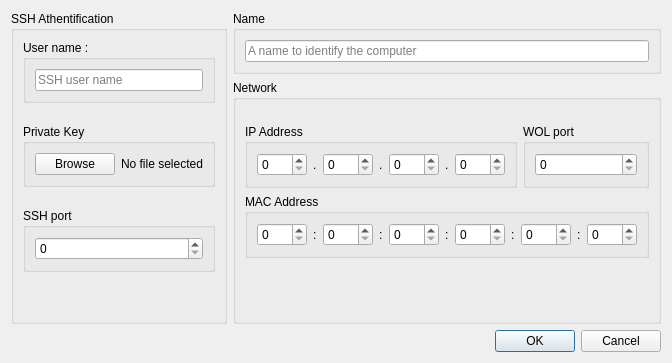
<?xml version="1.0" encoding="UTF-8"?>
<ui version="4.0">
 <class>computerInfo</class>
 <widget class="QDialog" name="computerInfo">
  <property name="geometry">
   <rect>
    <x>0</x>
    <y>0</y>
    <width>666</width>
    <height>379</height>
   </rect>
  </property>
  <property name="sizePolicy">
   <sizepolicy hsizetype="Preferred" vsizetype="Fixed">
    <horstretch>0</horstretch>
    <verstretch>0</verstretch>
   </sizepolicy>
  </property>
  <property name="windowTitle">
   <string>Dialog</string>
  </property>
  <layout class="QVBoxLayout" name="verticalLayout_4">
   <property name="sizeConstraint">
    <enum>QLayout::SizeConstraint::SetFixedSize</enum>
   </property>
   <item>
    <layout class="QHBoxLayout" name="horizontalLayout_5">
     <item>
      <widget class="QGroupBox" name="groupBox_5">
       <property name="title">
        <string>SSH Athentification</string>
       </property>
       <layout class="QVBoxLayout" name="verticalLayout">
        <item>
         <widget class="QGroupBox" name="groupBox_8">
          <property name="title">
           <string>User name :</string>
          </property>
          <layout class="QHBoxLayout" name="horizontalLayout_8">
           <item>
            <widget class="QLineEdit" name="userNameLineEdit">
             <property name="placeholderText">
              <string>SSH user name</string>
             </property>
            </widget>
           </item>
          </layout>
         </widget>
        </item>
        <item>
         <spacer name="verticalSpacer">
          <property name="orientation">
           <enum>Qt::Orientation::Vertical</enum>
          </property>
          <property name="sizeType">
           <enum>QSizePolicy::Policy::Fixed</enum>
          </property>
          <property name="sizeHint" stdset="0">
           <size>
            <width>20</width>
            <height>15</height>
           </size>
          </property>
         </spacer>
        </item>
        <item>
         <widget class="QGroupBox" name="groupBox_3">
          <property name="title">
           <string>Private Key</string>
          </property>
          <layout class="QHBoxLayout" name="horizontalLayout_3">
           <item>
            <widget class="QPushButton" name="browsePrivateKeyButton">
             <property name="text">
              <string>Browse</string>
             </property>
             <property name="icon">
              <iconset theme="QIcon::ThemeIcon::FolderOpen"/>
             </property>
            </widget>
           </item>
           <item>
            <widget class="QLabel" name="privateKeyPathLabel">
             <property name="text">
              <string>No file selected</string>
             </property>
            </widget>
           </item>
          </layout>
         </widget>
        </item>
        <item>
         <spacer name="verticalSpacer_5">
          <property name="orientation">
           <enum>Qt::Orientation::Vertical</enum>
          </property>
          <property name="sizeType">
           <enum>QSizePolicy::Policy::Fixed</enum>
          </property>
          <property name="sizeHint" stdset="0">
           <size>
            <width>20</width>
            <height>15</height>
           </size>
          </property>
         </spacer>
        </item>
        <item>
         <widget class="QGroupBox" name="groupBox_9">
          <property name="title">
           <string>SSH port</string>
          </property>
          <layout class="QVBoxLayout" name="verticalLayout_5">
           <item>
            <widget class="QSpinBox" name="sshPortSpinBox">
             <property name="maximum">
              <number>65535</number>
             </property>
            </widget>
           </item>
          </layout>
         </widget>
        </item>
        <item>
         <spacer name="verticalSpacer_3">
          <property name="orientation">
           <enum>Qt::Orientation::Vertical</enum>
          </property>
          <property name="sizeHint" stdset="0">
           <size>
            <width>20</width>
            <height>40</height>
           </size>
          </property>
         </spacer>
        </item>
       </layout>
      </widget>
     </item>
     <item>
      <layout class="QVBoxLayout" name="verticalLayout_3">
       <item>
        <widget class="QGroupBox" name="groupBox_7">
         <property name="title">
          <string>Name</string>
         </property>
         <layout class="QHBoxLayout" name="horizontalLayout_7">
          <item>
           <widget class="QLineEdit" name="computerNameLineEdit">
            <property name="placeholderText">
             <string>A name to identify the computer</string>
            </property>
           </widget>
          </item>
         </layout>
        </widget>
       </item>
       <item>
        <widget class="QGroupBox" name="groupBox_6">
         <property name="title">
          <string>Network</string>
         </property>
         <layout class="QVBoxLayout" name="verticalLayout_2">
          <item>
           <spacer name="verticalSpacer_4">
            <property name="orientation">
             <enum>Qt::Orientation::Vertical</enum>
            </property>
            <property name="sizeType">
             <enum>QSizePolicy::Policy::Fixed</enum>
            </property>
            <property name="sizeHint" stdset="0">
             <size>
              <width>20</width>
              <height>15</height>
             </size>
            </property>
           </spacer>
          </item>
          <item>
           <layout class="QHBoxLayout" name="horizontalLayout_6">
            <item>
             <widget class="QGroupBox" name="groupBox">
              <property name="title">
               <string>IP Address</string>
              </property>
              <layout class="QHBoxLayout" name="horizontalLayout">
               <item>
                <widget class="QSpinBox" name="Ip1spinBox">
                 <property name="minimumSize">
                  <size>
                   <width>50</width>
                   <height>0</height>
                  </size>
                 </property>
                 <property name="maximum">
                  <number>255</number>
                 </property>
                </widget>
               </item>
               <item>
                <widget class="QLabel" name="label">
                 <property name="text">
                  <string>.</string>
                 </property>
                </widget>
               </item>
               <item>
                <widget class="QSpinBox" name="Ip2spinBox">
                 <property name="minimumSize">
                  <size>
                   <width>50</width>
                   <height>0</height>
                  </size>
                 </property>
                 <property name="maximum">
                  <number>255</number>
                 </property>
                </widget>
               </item>
               <item>
                <widget class="QLabel" name="label_2">
                 <property name="text">
                  <string>.</string>
                 </property>
                </widget>
               </item>
               <item>
                <widget class="QSpinBox" name="Ip3spinBox">
                 <property name="minimumSize">
                  <size>
                   <width>50</width>
                   <height>0</height>
                  </size>
                 </property>
                 <property name="maximum">
                  <number>255</number>
                 </property>
                </widget>
               </item>
               <item>
                <widget class="QLabel" name="label_3">
                 <property name="text">
                  <string>.</string>
                 </property>
                </widget>
               </item>
               <item>
                <widget class="QSpinBox" name="Ip4spinBox">
                 <property name="minimumSize">
                  <size>
                   <width>50</width>
                   <height>0</height>
                  </size>
                 </property>
                 <property name="maximum">
                  <number>255</number>
                 </property>
                </widget>
               </item>
              </layout>
             </widget>
            </item>
            <item>
             <widget class="QGroupBox" name="groupBox_4">
              <property name="title">
               <string>WOL port</string>
              </property>
              <layout class="QHBoxLayout" name="horizontalLayout_4">
               <item>
                <widget class="QSpinBox" name="WolSpinBox">
                 <property name="maximum">
                  <number>65535</number>
                 </property>
                </widget>
               </item>
              </layout>
             </widget>
            </item>
           </layout>
          </item>
          <item>
           <widget class="QGroupBox" name="groupBox_2">
            <property name="title">
             <string>MAC Address</string>
            </property>
            <layout class="QHBoxLayout" name="horizontalLayout_2">
             <item>
              <widget class="QSpinBox" name="Mac1SpinBox">
               <property name="minimumSize">
                <size>
                 <width>50</width>
                 <height>0</height>
                </size>
               </property>
               <property name="maximum">
                <number>255</number>
               </property>
               <property name="displayIntegerBase">
                <number>16</number>
               </property>
              </widget>
             </item>
             <item>
              <widget class="QLabel" name="label_4">
               <property name="text">
                <string>:</string>
               </property>
              </widget>
             </item>
             <item>
              <widget class="QSpinBox" name="Mac2SpinBox">
               <property name="minimumSize">
                <size>
                 <width>50</width>
                 <height>0</height>
                </size>
               </property>
               <property name="maximum">
                <number>255</number>
               </property>
               <property name="displayIntegerBase">
                <number>16</number>
               </property>
              </widget>
             </item>
             <item>
              <widget class="QLabel" name="label_5">
               <property name="text">
                <string>:</string>
               </property>
              </widget>
             </item>
             <item>
              <widget class="QSpinBox" name="Mac3SpinBox">
               <property name="minimumSize">
                <size>
                 <width>50</width>
                 <height>0</height>
                </size>
               </property>
               <property name="maximum">
                <number>255</number>
               </property>
               <property name="displayIntegerBase">
                <number>16</number>
               </property>
              </widget>
             </item>
             <item>
              <widget class="QLabel" name="label_6">
               <property name="text">
                <string>:</string>
               </property>
              </widget>
             </item>
             <item>
              <widget class="QSpinBox" name="Mac4SpinBox">
               <property name="minimumSize">
                <size>
                 <width>50</width>
                 <height>0</height>
                </size>
               </property>
               <property name="maximum">
                <number>255</number>
               </property>
               <property name="displayIntegerBase">
                <number>16</number>
               </property>
              </widget>
             </item>
             <item>
              <widget class="QLabel" name="label_7">
               <property name="text">
                <string>:</string>
               </property>
              </widget>
             </item>
             <item>
              <widget class="QSpinBox" name="Mac5SpinBox">
               <property name="minimumSize">
                <size>
                 <width>50</width>
                 <height>0</height>
                </size>
               </property>
               <property name="maximum">
                <number>255</number>
               </property>
               <property name="displayIntegerBase">
                <number>16</number>
               </property>
              </widget>
             </item>
             <item>
              <widget class="QLabel" name="label_8">
               <property name="text">
                <string>:</string>
               </property>
              </widget>
             </item>
             <item>
              <widget class="QSpinBox" name="Mac6SpinBox">
               <property name="minimumSize">
                <size>
                 <width>50</width>
                 <height>0</height>
                </size>
               </property>
               <property name="maximum">
                <number>255</number>
               </property>
               <property name="displayIntegerBase">
                <number>16</number>
               </property>
              </widget>
             </item>
            </layout>
           </widget>
          </item>
          <item>
           <spacer name="verticalSpacer_2">
            <property name="orientation">
             <enum>Qt::Orientation::Vertical</enum>
            </property>
            <property name="sizeHint" stdset="0">
             <size>
              <width>20</width>
              <height>40</height>
             </size>
            </property>
           </spacer>
          </item>
         </layout>
        </widget>
       </item>
      </layout>
     </item>
    </layout>
   </item>
   <item>
    <widget class="QDialogButtonBox" name="buttonBox">
     <property name="orientation">
      <enum>Qt::Orientation::Horizontal</enum>
     </property>
     <property name="standardButtons">
      <set>QDialogButtonBox::StandardButton::Cancel|QDialogButtonBox::StandardButton::Ok</set>
     </property>
    </widget>
   </item>
  </layout>
 </widget>
 <resources/>
 <connections>
  <connection>
   <sender>buttonBox</sender>
   <signal>accepted()</signal>
   <receiver>computerInfo</receiver>
   <slot>accept()</slot>
   <hints>
    <hint type="sourcelabel">
     <x>248</x>
     <y>254</y>
    </hint>
    <hint type="destinationlabel">
     <x>157</x>
     <y>274</y>
    </hint>
   </hints>
  </connection>
  <connection>
   <sender>buttonBox</sender>
   <signal>rejected()</signal>
   <receiver>computerInfo</receiver>
   <slot>reject()</slot>
   <hints>
    <hint type="sourcelabel">
     <x>316</x>
     <y>260</y>
    </hint>
    <hint type="destinationlabel">
     <x>286</x>
     <y>274</y>
    </hint>
   </hints>
  </connection>
 </connections>
</ui>
